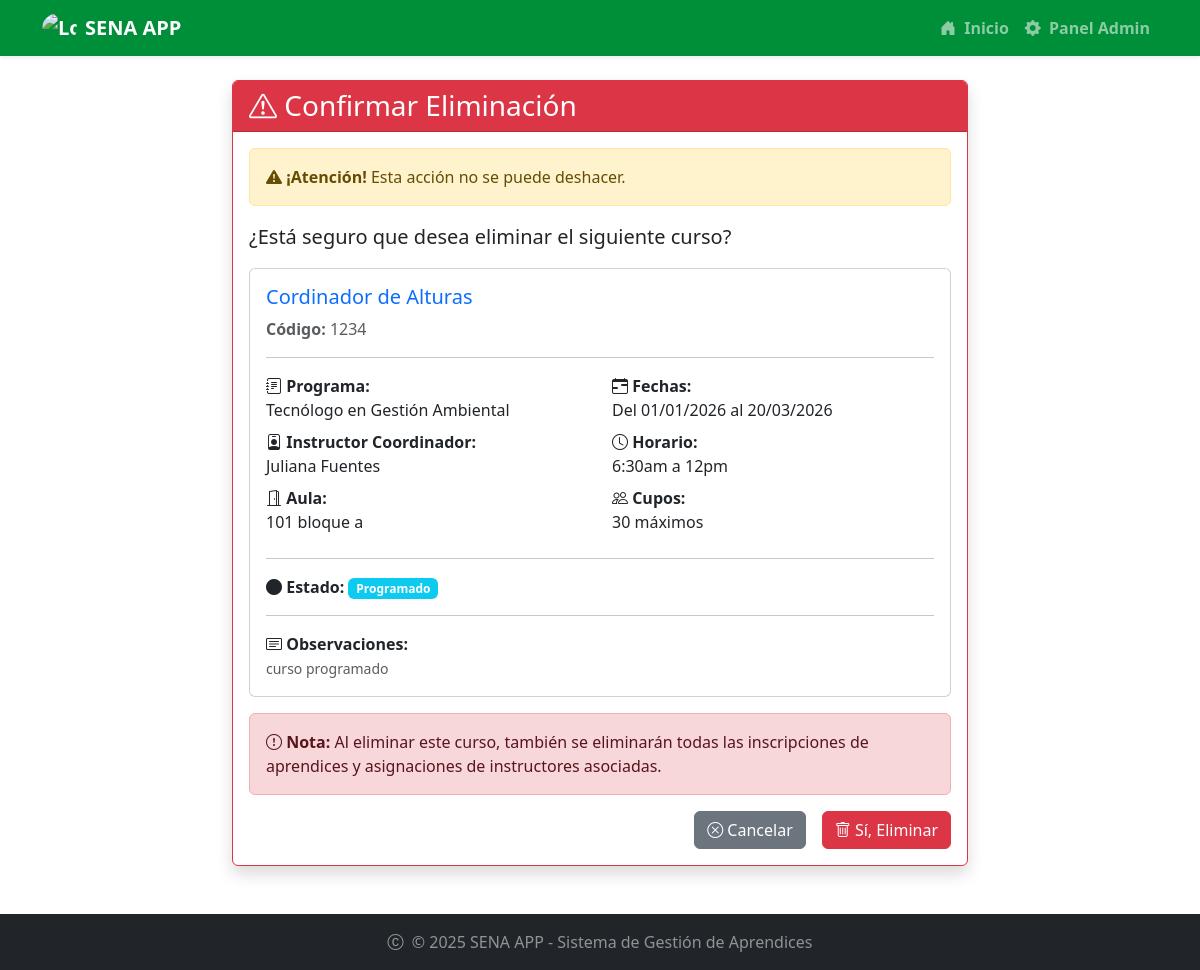
/cursos/2/eliminar/, run on the app's committed database.
### cursos/models.py (models this page shows, shortened)
class Curso(models.Model):
    ESTADO_CHOICES = [
        ('PRO', 'Programado'),
        ('INI', 'Iniciado'),
        ('EJE', 'En Ejecución'),
        ('FIN', 'Finalizado'),
        ('CAN', 'Cancelado'),
        ('SUS', 'Suspendido'),
    ]
    codigo = models.CharField(max_length=30,unique=True,verbose_name="Código del Curso")
    nombre = models.CharField(max_length=200, verbose_name="Nombre del Curso")
    programa = models.ForeignKey('programas.Programa', on_delete=models.CASCADE, verbose_name="Programa de Formación")
    instructor_coordinador = models.ForeignKey('instructores.Instructor', on_delete=models.CASCADE, related_name='cursos_coordinados', verbose_name="Instructor Coordinador")
    instructores = models.ManyToManyField('instructores.Instructor', through='InstructorCurso', related_name='cursos_impartidos', verbose_name="Instructores")
    aprendices = models.ManyToManyField('aprendices.Aprendiz', through='AprendizCurso', related_name='cursos', verbose_name="Aprendices")
    fecha_inicio = models.DateField(verbose_name="Fecha de Inicio")
    fecha_fin = models.DateField(verbose_name="Fecha de Finalización")
    horario = models.CharField(max_length=100, verbose_name="Horario")
    aula = models.CharField(max_length=50, verbose_name="Aula/Ambiente")
    cupos_maximos = models.PositiveIntegerField(verbose_name="Cupos Máximos")
    estado = models.CharField(max_length=3, choices=ESTADO_CHOICES, default='PRO', verbose_name="Estado del Curso")
    observaciones = models.TextField(blank=True, null=True, verbose_name="Observaciones")
    fecha_registro = models.DateTimeField(auto_now_add=True, verbose_name="Fecha de Registro")
    class Meta:
        verbose_name = "Curso"
        verbose_name_plural = "Cursos"
        ordering = ['-fecha_inicio']

### programas/models.py (models this page shows, shortened)
class Programa(models.Model):
    NIVEL_FORMACION_CHOICES = [
        ('AUX', 'Auxiliar'),
        ('OPE', 'Operario'),
        ('TEC', 'Técnico'),
        ('TGL', 'Tecnólogo'),
        ('ESP', 'Especialización Tecnológica'),
        ('COM', 'Complementario'),
    ]
    MODALIDAD_CHOICES = [
        ('PRE', 'Presencial'),
        ('VIR', 'Virtual'),
        ('MIX', 'Mixta'),
    ]
    ESTADO_CHOICES = [
        ('ACT', 'Activo'),
        ('INA', 'Inactivo'),
        ('SUS', 'Suspendido'),
        ('CAN', 'Cancelado'),
    ]
    codigo = models.CharField(max_length=20, unique=True, verbose_name="Código del Programa")
    nombre = models.CharField(max_length=200, verbose_name="Nombre del Programa")
    nivel_formacion = models.CharField(max_length=3, choices=NIVEL_FORMACION_CHOICES, verbose_name="Nivel de Formación")
    modalidad = models.CharField(max_length=3, choices=MODALIDAD_CHOICES, default='PRE', verbose_name="Modalidad")
    duracion_meses = models.PositiveIntegerField(verbose_name="Duración en Meses")
    duracion_horas = models.PositiveIntegerField(verbose_name="Duración en Horas")
    descripcion = models.TextField(verbose_name="Descripción del Programa")
    competencias = models.TextField(verbose_name="Competencias a Desarrollar")
    perfil_egreso = models.TextField(verbose_name="Perfil de Egreso")
    requisitos_ingreso = models.TextField(verbose_name="Requisitos de Ingreso")
    centro_formacion = models.CharField(max_length=200, verbose_name="Centro de Formación")
    regional = models.CharField(max_length=100, verbose_name="Regional")
    estado = models.CharField(max_length=3, choices=ESTADO_CHOICES, default='ACT', verbose_name="Estado")
    fecha_creacion = models.DateField(verbose_name="Fecha de Creación del Programa")
    fecha_registro = models.DateTimeField(auto_now_add=True, verbose_name="Fecha de Registro")

### instructores/models.py (models this page shows, shortened)
class Instructor(models.Model):
    TIPO_DOCUMENTO_CHOICES = [
        ('CC', 'Cédula de Ciudadanía'),
        ('CE', 'Cédula de Extranjería'),
        ('TI', 'Tarjeta de Identidad'),
        ('PAS', 'Pasaporte'),
    ]
    NIVEL_EDUCACION_CHOICES = [
        ('TEC', 'Técnico'),
        ('TEG', 'Tecnólogo'),
        ('PRE','Pregrado'),
        ('ESP','Especialización'),
        ('MAE','Maestría'),
        ('DOC','Doctorado'),
    ]
    tipo_documento = models.CharField(max_length=3,choices= TIPO_DOCUMENTO_CHOICES, default='CC')
    documento_id = models.CharField(max_length=20, unique=True)
    nombre = models.CharField(max_length=100)
    apellido = models.CharField(max_length=100)
    telefono = models.CharField(max_length=20, null=True)
    correo = models.EmailField(null=True)
    fecha_nacimiento = models.DateField()
    ciudad = models.CharField(max_length=100, null=True)
    direccion = models.TextField(null=True)
    nivel_educativo = models.CharField(max_length=3, choices=NIVEL_EDUCACION_CHOICES, default='MAE')
    especialidad = models.CharField(max_length=100)
    anos_experiencia = models.PositiveIntegerField()
    activo = models.BooleanField(default=True)
    fecha_vinculacion = models.DateField()
    fecha_registro = models.DateField(auto_now_add=True)
    def nombre_completo(self):
         return f"{self.nombre} {self.apellido}"

### cursos/views.py (the view, shortened to what this page needs)
# urls.py: path('<int:curso_id>/eliminar/', views.CursoDeleteView.as_view(), name='eliminar_curso'),
class CursoDeleteView(generic.DeleteView):
    model = Curso
    template_name = 'eliminar_curso.html'
    success_url = reverse_lazy('cursos:lista_cursos')
    pk_url_kwarg = 'curso_id'

### cursos/Templates/eliminar_curso.html (shortened to what this page needs)
{% extends 'master.html' %}
{% block content %}
<div class="row justify-content-center">
    <div class="col-md-8">
        <div class="card shadow border-danger">
            <div class="card-header bg-danger text-white">
                <h3 class="card-title mb-0">
                    <i class="bi bi-exclamation-triangle"></i> Confirmar Eliminación
                </h3>
            </div>
            <div class="card-body">
                <div class="alert alert-warning">
                    <i class="bi bi-exclamation-triangle-fill"></i>
                    <strong>¡Atención!</strong> Esta acción no se puede deshacer.
                </div>
                <p class="lead">¿Está seguro que desea eliminar el siguiente curso?</p>
                <div class="card mb-3">
                    <div class="card-body">
                        <h5 class="card-title text-primary">{{ curso.nombre }}</h5>
                        <p class="text-muted mb-3"><strong>Código:</strong> {{ curso.codigo }}</p>
                        <hr>
                        <div class="row">
                            <div class="col-md-6">
                                <p class="mb-2">
                                    <strong><i class="bi bi-journal-text"></i> Programa:</strong><br>
                                    {{ curso.programa.nombre }}
                                </p>
                                <p class="mb-2">
                                    <strong><i class="bi bi-person-badge"></i> Instructor Coordinador:</strong><br>
                                    {{ curso.instructor_coordinador.nombre_completo }}
                                </p>
                                <p class="mb-2">
                                    <strong><i class="bi bi-door-open"></i> Aula:</strong><br>
                                    {{ curso.aula }}
                                </p>
                            </div>
                            <div class="col-md-6">
                                <p class="mb-2">
                                    <strong><i class="bi bi-calendar-range"></i> Fechas:</strong><br>
                                    Del {{ curso.fecha_inicio|date:"d/m/Y" }} al {{ curso.fecha_fin|date:"d/m/Y" }}
                                </p>
                                <p class="mb-2">
                                    <strong><i class="bi bi-clock"></i> Horario:</strong><br>
                                    {{ curso.horario }}
                                </p>
                                <p class="mb-2">
                                    <strong><i class="bi bi-people"></i> Cupos:</strong><br>
                                    {{ curso.cupos_maximos }} máximos
                                </p>
                            </div>
                        </div>
                        <hr>
                        <p class="mb-0">
                            <strong><i class="bi bi-circle-fill"></i> Estado:</strong>
                            <span class="badge
                                {% if curso.estado == 'PRO' %}bg-info
                                {% elif curso.estado == 'INI' %}bg-primary
                                {% elif curso.estado == 'EJE' %}bg-success
                                {% elif curso.estado == 'FIN' %}bg-secondary
                                {% elif curso.estado == 'CAN' %}bg-danger
                                {% else %}bg-warning text-dark
                                {% endif %}">
                                {{ curso.get_estado_display }}
                            </span>
                        </p>
                        {% if curso.observaciones %}
                        <hr>
                        <p class="mb-0">
                            <strong><i class="bi bi-card-text"></i> Observaciones:</strong><br>
                            <small class="text-muted">{{ curso.observaciones|truncatewords:30 }}</small>
                        </p>
                        {% endif %}
                    </div>
                </div>
                <div class="alert alert-danger">
                    <i class="bi bi-exclamation-circle"></i>
                    <strong>Nota:</strong> Al eliminar este curso, también se eliminarán todas las inscripciones de aprendices y asignaciones de instructores asociadas.
                </div>
                <form method="post">
                    <div class="d-grid gap-2 d-md-flex justify-content-md-end">
                        <a href="{% url 'cursos:lista_cursos' %}" class="btn btn-secondary me-md-2">
                            <i class="bi bi-x-circle"></i> Cancelar
                        </a>
                        <button type="submit" class="btn btn-danger">
                            <i class="bi bi-trash"></i> Sí, Eliminar
                        </button>
                    </div>
                </form>
            </div>
        </div>
    </div>
</div>
{% endblock %}

### static/mystyles.css (style rules this page uses)
body { background-color: #f8f9fa; }

### data on the page
Curso: nombre "Cordinador de Alturas", codigo "1234", programa.nombre "Tecnólogo en Gestión Ambiental", instructor_coordinador.nombre_completo "Juliana Fuentes", aula "101 bloque a", fecha_inicio "01/01/2026", fecha_fin "20/03/2026", horario "6:30am a 12pm", cupos_maximos "30", estado "Programado", observaciones "curso programado"
